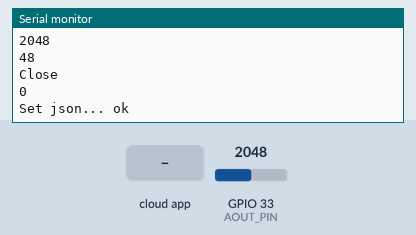
Simulated run of this sketch. Board: ESP32. Parts: the last lines printed to the serial monitor. Inputs (shaded band) come from the test bench; at power-on: GPIO 33 (AOUT_PIN) = 2048. WiFi joins after 1.5 s; servers stay silent unless stated; the local clock reads 2024-03-15 10:24:30 at power-on unless the sketch sets it; the Firebase database answers and starts empty.

Above: at 3.3 s.
3.4 s: GPIO 33 (AOUT_PIN) set to 3603
At 12.51 s:
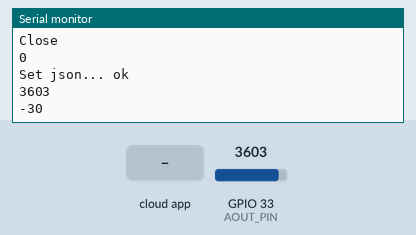
14.1 s: the phone or cloud app sets MaxMoist to 1
At 14.6 s:
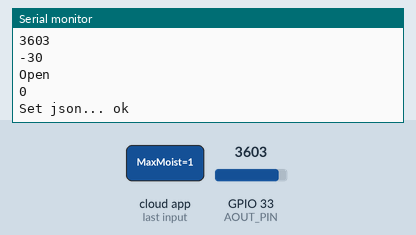
17.9 s: GPIO 33 (AOUT_PIN) set to 4095
At 24.0 s:
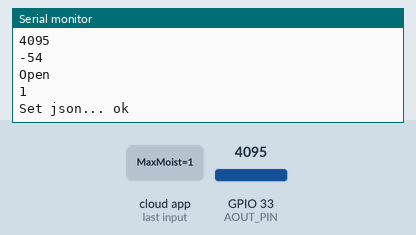
Timing chart, 0 to 25.5 s (numbered marks = the images above; inputs shaded):
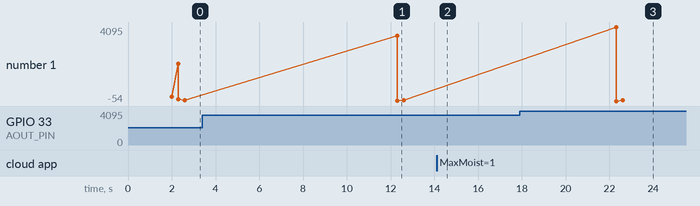

The sketch:

sketch_oct9a.ino
```cpp
#include <Arduino.h>
#include <WiFi.h>
#include <Firebase_ESP_Client.h>
#include <Wire.h>
#include "time.h"
#include <iostream>
#include <stdio.h>
#include <string.h>
using namespace std;
// Provide the token generation process info.
#include "addons/TokenHelper.h"
// Provide the RTDB payload printing info and other helper functions.
#include "addons/RTDBHelper.h"

// Insert your network credentials
#define WIFI_SSID "Muhammed"
#define WIFI_PASSWORD "12345678931"

// Insert Firebase project API Key
#define API_KEY ""

// Insert Authorized Email and Corresponding Password
#define USER_EMAIL ""
#define USER_PASSWORD ""

// Insert RTDB URLefine the RTDB URL
#define DATABASE_URL "https://smardrop13-default-rtdb.firebaseio.com/"
// The pin connected to my sensor
#define AOUT_PIN 33

// Define Firebase objects
FirebaseData fbdo;
FirebaseAuth auth;
FirebaseConfig config;

// Variable to save USER UID
String uid;

// Database main path (to be updated in setup with the user UID)
String databasePath;
// Database child nodes
String devicePath = "/Devices/";
String MoistPath = "/moisture";
//String timePath = "/timestamp";

// Parent Node (to be updated in every loop)
String parentPath;

//int timestamp;
FirebaseJson json;

const char* ntpServer = "pool.ntp.org";

//Set the name of the dripper
int ID =  100;
String Device = "ESP2";

// Timer variables (send new readings every three minutes)
unsigned long sendDataPrevMillis = 0;
unsigned long timerDelay = 10000;

//The Chosen Plant and its Max and Min Moisture level
int MaxMoist;
int MinMoist;
String Plant;

//Set Path for the Plant in RTDB
String MaxPlantPath;
String MinPlantPath;
//Device Connected Plant

//String CurrPlantPath;


// Initialize WiFi
void initWiFi() {
  WiFi.begin(WIFI_SSID, WIFI_PASSWORD);
  Serial.print("Connecting to WiFi ..");
  while (WiFi.status() != WL_CONNECTED) {
    Serial.print('.');
    delay(1000);
  }
  Serial.println(WiFi.localIP());
  Serial.println();
}

// Function that gets current epoch time
unsigned long getTime() {
  time_t now;
  struct tm timeinfo;
  if (!getLocalTime(&timeinfo)) {
    //Serial.println("Failed to obtain time");
    return(0);
  }
  time(&now);
  return now;
}

void setup(){
  Serial.begin(115200);

  // Initialize BME280 sensor
  initWiFi();
  configTime(0, 0, ntpServer);

  // Assign the api key (required)
  config.api_key = API_KEY;

  // Assign the user sign in credentials
  auth.user.email = USER_EMAIL;
  auth.user.password = USER_PASSWORD;

  // Assign the RTDB URL (required)
  config.database_url = DATABASE_URL;

  Firebase.reconnectWiFi(true);
  fbdo.setResponseSize(4096);

  // Assign the callback function for the long running token generation task */
  config.token_status_callback = tokenStatusCallback; //see addons/TokenHelper.h

  // Assign the maximum retry of token generation
  config.max_token_generation_retry = 5;

  // Initialize the library with the Firebase authen and config
  Firebase.begin(&config, &auth);

  // Getting the user UID might take a few seconds
  Serial.println("Getting User UID");
  while ((auth.token.uid) == "") {
    Serial.print('.');
    delay(1000);
  }

  // Print user UID
  uid = auth.token.uid.c_str();
  Serial.print("User UID: ");
  Serial.println(uid);

  // Update database path databasePath = "/UsersData/" + uid + "/readings";
   databasePath = "/UsersData/";
  //Set the name and the ID of my Device in Firebase
  String devicePath = "/Devices/";
  //Set the Id of your device in Firebase
  Firebase.RTDB.setInt(&fbdo, devicePath +"/"+ID + "/Id" , ID);
}

void loop(){

  parentPath= devicePath +"/"+ID+"/";
  // Send new readings to database
  if (Firebase.ready() && (millis() - sendDataPrevMillis > timerDelay || sendDataPrevMillis == 0)){
    sendDataPrevMillis = millis();
    int value = analogRead(AOUT_PIN); // read the analog value from sensor
    int moisture = map(value,997,3000,100,0);

    if (Firebase.RTDB.getString(&fbdo, parentPath + "Plant")) {
        Plant = fbdo.stringData();
    }
    Plant.remove(0,2);
    int i=0;
    while(Plant[i] != '\0') {
        i++;
    }
    Plant.remove(i-1 , 1);
    Plant.remove(i-2 , 1);

    Serial.println(value);
    Serial.println(moisture);
    Serial.println(Plant);
    String MaxPlantPath = "/Plants/"+Plant+"/MaxMoist";
    String MinPlantPath = "/Plants/"+Plant+"/MinMoist";
    if (Firebase.RTDB.getInt(&fbdo, MaxPlantPath)) {
      if (fbdo.dataType() == "int") {
        MaxMoist = fbdo.intData();
      }
    }
    if (Firebase.RTDB.getInt(&fbdo, MinPlantPath)) {
      if (fbdo.dataType() == "int") {
        MinMoist = fbdo.intData();
      }
    }
    if(moisture > MaxMoist){
      Serial.println("Close");

    }
    else if(moisture < MinMoist){
      Serial.println("Open");
    }
    else{
      Serial.println("Moisture is within Range");
    }
    Serial.println(MaxMoist);

    //int MaxMoist = Firebase.RTDB.getInt(&fbdo ,"/Plants/Mint/MaxMoist");
    //Serial.println(MaxMoist);
    //json.set(MoistPath.c_str(), String(moisture));
    //json.set(timePath, String(timestamp));
    Serial.printf("Set json... %s\n", Firebase.RTDB.setString(&fbdo, parentPath + "moisture" , String(moisture)) ? "ok" : fbdo.errorReason().c_str());
  }
}
```

Measured:
- after the input at 3.4 s, the serial monitor: prints a new line after 8.9 s (image 1)
- after the input at 17.9 s, the serial monitor: prints a new line after 4.4 s (image 3)
